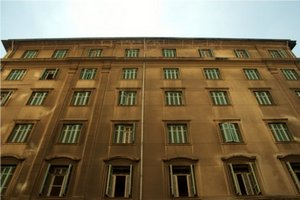
#> input picture images/hough_lines.jpg, 300 x 200 px, given in place of the camera
$ python 9_kalman_camshift_tracking.py
#> lines starting #> are read from the running program, lines starting #| are printed output that depends on the picture; after the words box and inside, x2 and y2 are one past the last pixel; in counts of white or black regions, pixels touching at a corner belong together
import cv2
import numpy as np

cap = cv2.VideoCapture(0)

# Capture several frames to allow the camera's autoexposure to adjust.
for i in range(10):
    success, frame = cap.read()
#> this loop made 10 passes
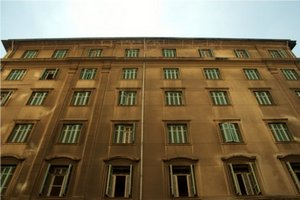
#> input picture images/hough_lines.jpg, 300 x 200 px, given in place of the camera
if not success:
    exit(1)

# Define an initial tracking window in the center of the frame.
frame_h, frame_w = frame.shape[:2]
#> frame_h = 200; frame_w = 300
w = frame_w//8
#> w = 37
h = frame_h//8
#> h = 25
x = frame_w//2 - w//2
#> x = 132
y = frame_h//2 - h//2
#> y = 88
track_window = (x, y, w, h)
#> track_window = (132, 88, 37, 25)

# Calculate the normalized HSV histogram of the initial window.
roi = frame[y:y+h, x:x+w]
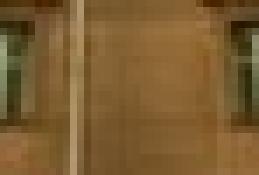
#> roi: shape (25, 37, 3) (shown 7 times larger); mean B, G, R 48.4, 92.5, 123.4
hsv_roi =  cv2.cvtColor(roi, cv2.COLOR_BGR2HSV)
#> hsv_roi: shape (25, 37, 3); mean H, S, V 18.1, 157.5, 123.5
mask = None
roi_hist = cv2.calcHist([hsv_roi], [0], mask, [180], [0, 180])
#> roi_hist = 180 values, max 411 at index 17, min 0 at index 0, mean 5.14
cv2.normalize(roi_hist, roi_hist, 0, 255, cv2.NORM_MINMAX)

# Define the termination criteria:
# 10 iterations or convergence within 1-pixel radius.
term_crit = (cv2.TERM_CRITERIA_COUNT | cv2.TERM_CRITERIA_EPS, 10, 1)

# Initialize the Kalman filter.
kalman = cv2.KalmanFilter(4, 2)
kalman.measurementMatrix = np.array(
    [[1, 0, 0, 0],
     [0, 1, 0, 0]], np.float32)
kalman.transitionMatrix = np.array(
    [[1, 0, 1, 0],
     [0, 1, 0, 1],
     [0, 0, 1, 0],
     [0, 0, 0, 1]], np.float32)
kalman.processNoiseCov = np.array(
    [[1, 0, 0, 0],
     [0, 1, 0, 0],
     [0, 0, 1, 0],
     [0, 0, 0, 1]], np.float32) * 0.03
cx = x+w/2
#> cx = 150.5
cy = y+h/2
#> cy = 100.5
kalman.statePre = np.array(
    [[cx], [cy], [0], [0]], np.float32)
kalman.statePost = np.array(
    [[cx], [cy], [0], [0]], np.float32)


success, frame = cap.read()
#> frame is the input picture: shape (200, 300, 3); mean B, G, R 79.4, 107.6, 124.2
while success:

    # Perform back-projection of the HSV histogram onto the frame.
    hsv = cv2.cvtColor(frame, cv2.COLOR_BGR2HSV)
#> hsv: shape (200, 300, 3); mean H, S, V 30.5, 132, 127.9
    back_proj = cv2.calcBackProject([hsv], [0], roi_hist, [0, 180], 1)
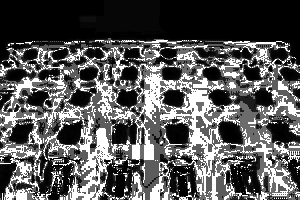
#> back_proj: shape (200, 300); min 0, max 255, mean 89

    # Perform tracking with CamShift.
    rotated_rect, track_window = cv2.CamShift(
        back_proj, track_window, term_crit)
#> rotated_rect = ((152.5, 100), (53.64, 57.67), 73.99); track_window = (124, 73, 57, 54)

    kalman.predict()
    box_points = cv2.boxPoints(rotated_rect)
#> box_points = [[117.4, 82.17], [172.8, 66.27], [187.6, 117.8], [132.2, 133.7]]
    box_points = np.intp(box_points)
#> box_points = [[117, 82], [172, 66], [187, 117], [132, 133]]
    (cx, cy), radius = cv2.minEnclosingCircle(box_points)
#> cx = 152; cy = 99.5; radius = 39.13
    center = np.array([cx, cy], np.float32)
#> center = [152, 99.5]
    estimate = kalman.correct(center)
#> estimate = [150.5, 100.5, 0, 0]
    center_offset = estimate[:,0][:2] - center
#> center_offset = [-1.46, 0.971]

    # Draw the tracking window.
    track_window = (track_window[0] + int(center_offset[0]),
                    track_window[1] + int(center_offset[1]),
                    track_window[2],
                    track_window[3])
#> track_window = (123, 73, 57, 54)
    cv2.polylines(frame, [box_points], True, (255, 0, 0), 2)
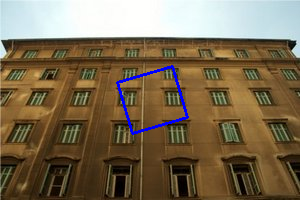
#> frame: shape (200, 300, 3); 1.02% of pixels changed, all inside (x1, y1, x2, y2) = (116, 65, 189, 135)

    cv2.imshow('camshift', frame)

    k = cv2.waitKey(1)
#> (key Esc is pressed here)
    if k == 27:  # Escape
        break

    success, frame = cap.read()


cv2.destroyAllWindows()
cap.release()

$ run again, on images/people.jpg
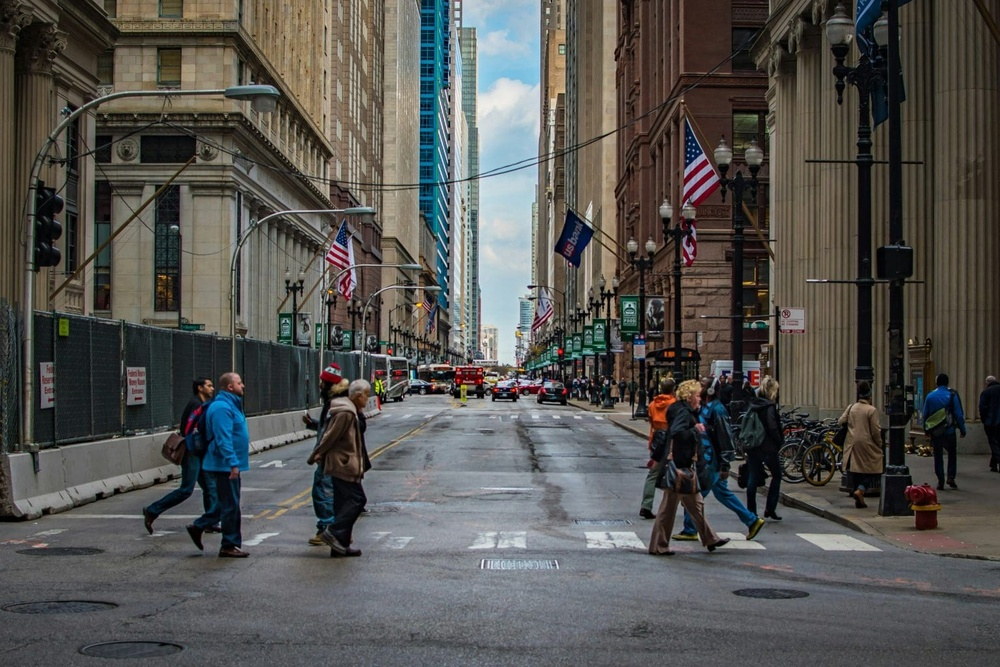
#> input picture images/people.jpg, 1000 x 667 px, shrunk from 1536 x 1024 before the run, given in place of the camera
#> the loop `for i in range(10):` made 10 passes
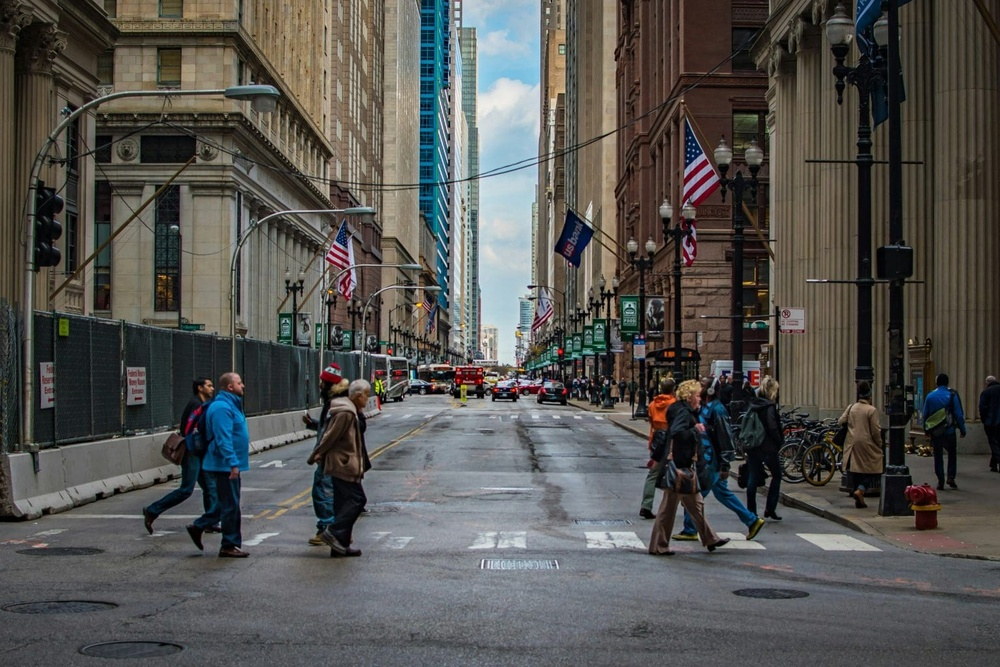
#> input picture images/people.jpg, 1000 x 667 px, shrunk from 1536 x 1024 before the run, given in place of the camera
#> hsv_roi: shape (83, 125, 3); mean H, S, V 75.9, 49.5, 137.4
#> roi_hist = 180 values, max 633 at index 98, min 0 at index 47, mean 57.64
#> frame is the input picture: shape (667, 1000, 3); mean B, G, R 80.2, 83.4, 84.5
#> hsv: shape (667, 1000, 3); mean H, S, V 61.4, 62.3, 91.4
#> `back_proj = cv2.calcBackProject([hsv], [0], roi_hist, [0, 180], 1)`:
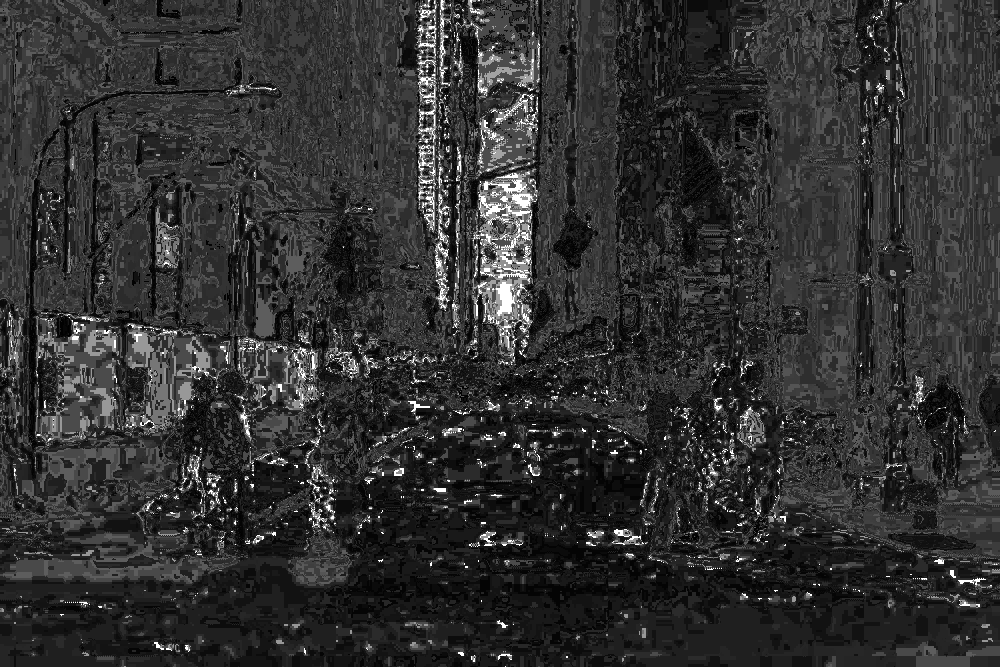
#> back_proj: shape (667, 1000); min 0, max 255, mean 49
#> `rotated_rect, track_window = cv2.CamShift( back_proj, track_window, te..`: rotated_rect = ((493, 285.5), (113.3, 142.5), 94.1); track_window = (421, 228, 144, 115)
#> `box_points = cv2.boxPoints(rotated_rect)`: box_points = [[426, 223.9], [568.1, 234.1], [560, 347.1], [417.9, 336.9]]
#> `box_points = np.intp(box_points)`: box_points = [[425, 223], [568, 234], [560, 347], [417, 336]]
#> `(cx, cy), radius = cv2.minEnclosingCircle(box_points)`: cx = 492.5; cy = 285; radius = 91.65
#> center = [492.5, 285]
#> estimate = [500.3, 332.1, 0, 0]
#> center_offset = [7.77, 47.09]
#> `track_window = (track_window[0] + int(center_offset[0]), track_window[..`: track_window = (428, 275, 144, 115)
#> `cv2.polylines(frame, [box_points], True, (255, 0, 0), 2)`:
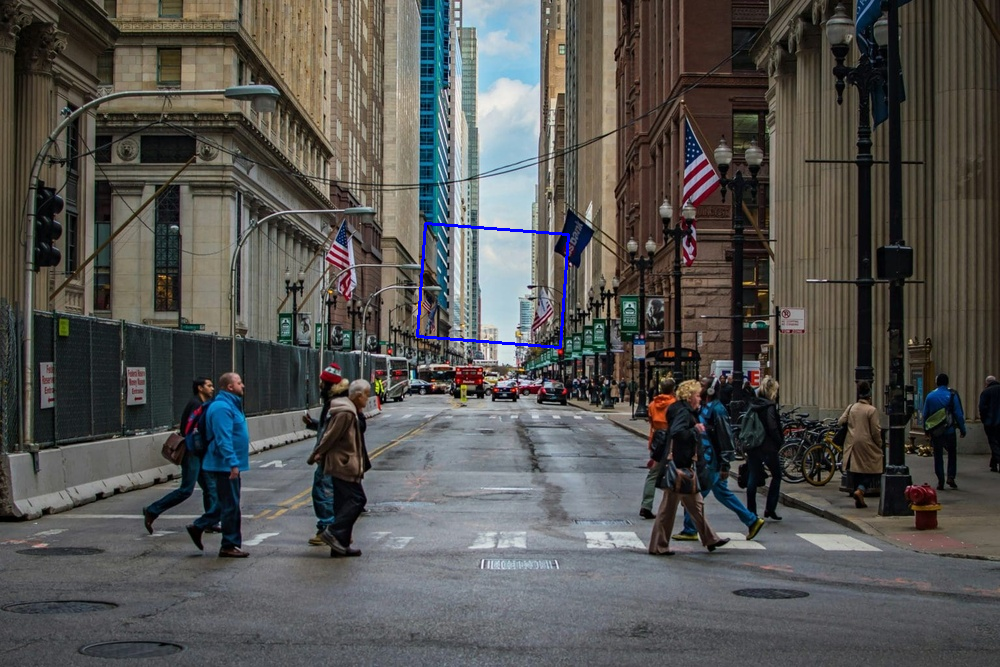
#> frame: shape (667, 1000, 3); 0.23% of pixels changed, all inside (x1, y1, x2, y2) = (416, 222, 570, 349)
